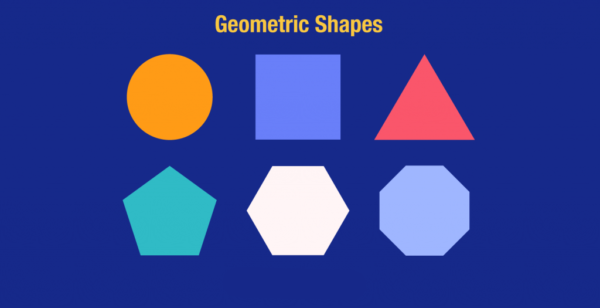
#> input picture lab5/XLA_lab5/geometric.png, 600 x 308 px
$ jupyter execute --allow-errors 'ĐoànHoàngQuân.2374802010412.ipynb'   (shell and % lines are left out)
#> lines starting #> are read from the running program, lines starting #| are printed output that depends on the picture; after the words box and inside, x2 and y2 are one past the last pixel; in counts of white or black regions, pixels touching at a corner belong together
THỰC HÀNH 5: XÁC ĐỊNH ĐỐI TƯỢNG TRONG ẢNH

1. CÀI ĐẶT THƯ VIỆN

2. VIẾT CHƯƠNG TRÌNH GÁN NHÃN ẢNH

2.1 Gán nhãn ảnh

[cell 1]
from PIL import Image
import numpy as np
import imageio.v2 as iio
import scipy.ndimage as nd
from skimage.morphology import label
from skimage.measure import regionprops
import matplotlib.pylab as plt
import matplotlib.patches as mpatches
from skimage.filters.thresholding import threshold_otsu

data = Image.open('geometric.png').convert('L')
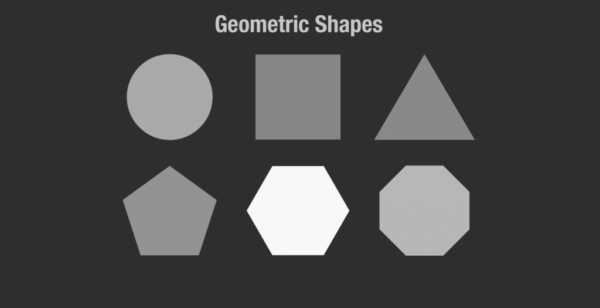
#> data: PIL image 600x308 L; min 45, max 248, mean 72.1
a = np.asarray(data)
# performing Otsu's thresholding
thres = threshold_otsu(a)
#> thres = 109
# pixels with intensity greater than threshold are kept
b = a > thres
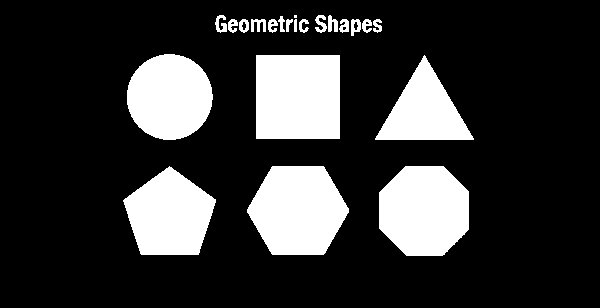
#> b: shape (308, 600) bool; 20.5% white; 22 white regions (1 under 20 px)
# labelling is performed on b
c = label(b)
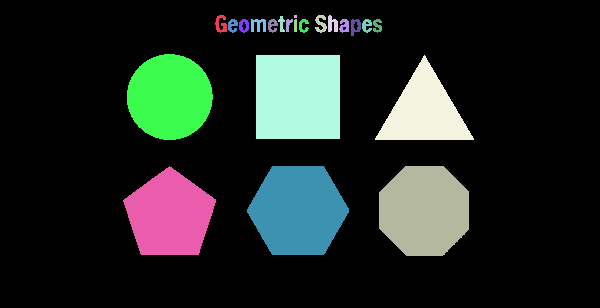
#> c: shape (308, 600) int32; 23 distinct labels, from 0 to 22; one colour per label, 0 black
cl = Image.fromarray((c * (255 // c.max())).astype(np.uint8))
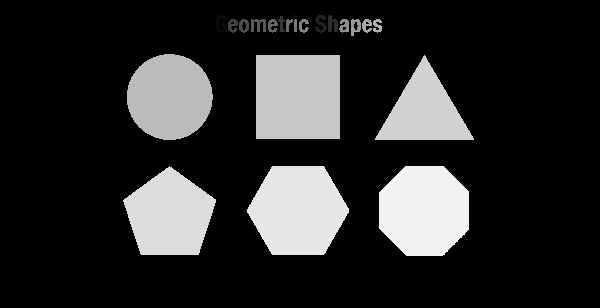
#> cl: PIL image 600x308 L; min 0, max 242, mean 43.2
iio.imsave('label_output.jpg', cl)
# on the labelled image c, regionprops is performed
properties = ['Area', 'Centroid', 'BoundingBox']
d = regionprops(c)
#> d = 22 regions; largest, box (x1, y1, x2, y2) and area: (256, 55, 340, 139) 7056, (247, 166, 349, 255) 6907, (379, 166, 469, 256) 6701, (127, 54, 213, 140) 5786, (123, 166, 216, 255) 5757
# the following command creates an empty plot of
# dimension 6 inch by 6 inch
fig, ax = plt.subplots(ncols=1, nrows=1, figsize=(6, 6))
ax.imshow(c, cmap='YlOrRd')

for i in d:
    lr, lc, ur, uc = i['BoundingBox']
    rec_width = uc - lc
    rec_height = ur - lr
    # Rectangular boxes with origin at (lr,lc) are drawn
    rect = mpatches.Rectangle((lc, lr), rec_width, rec_height, fill=False,
                              edgecolor='black', linewidth=2)

    ax.add_patch(rect)
#> this loop made 22 passes
#> (lr, lc, ur, uc, rec_width, rec_height) on passes 1 to 12: (15, 215, 33, 227, 12, 18), (15, 294, 18, 297, 3, 3), (15, 315, 33, 327, 12, 18), (15, 328, 32, 338, 10, 17), (16, 278, 32, 285, 7, 16), (19, 228, 33, 238, 10, 14), (19, 239, 33, 249, 10, 14), (19, 251, 32, 266, 15, 13), (19, 268, 33, 278, 10, 14), (19, 286, 32, 293, 7, 13), (19, 294, 32, 297, 3, 13), (19, 299, 33, 309, 10, 14)
plt.show()

2.2 Dò tìm cạnh theo chiều dọc

[cell 2]
from PIL import Image
import numpy as np
import imageio.v2 as iio
import scipy.ndimage as nd
from skimage.morphology import label
from skimage.measure import regionprops
import matplotlib.pylab as plt
import matplotlib.patches as mpatches
from skimage.filters.thresholding import threshold_otsu

data = Image.open('geometric.png').convert('L')
bmg =  abs(data - nd.shift(data, (0, 1), order=0))
plt.imshow(bmg)
plt.show()

2.3 Dò tìm cạnh với Sobel Filter

[cell 3]
from PIL import Image
import numpy as np
import imageio.v2 as iio
import scipy.ndimage as nd
from skimage.morphology import label
from skimage.measure import regionprops
import matplotlib.pylab as plt
import matplotlib.patches as mpatches
from skimage.filters.thresholding import threshold_otsu

data = Image.open('geometric.png')
#> data is the input picture: PIL image 600x308 RGBA; mean R, G, B, A 53.8, 67.2, 147.4, 255
a = nd.sobel(data, axis=0)
b = nd.sobel(data, axis=1)
#> b: shape (308, 600, 4)
bmg = abs(a) + abs(b)
#> bmg: shape (308, 600, 4)
plt.imshow(bmg)
plt.show()

2.4 Xác định góc của đối tượng

[cell 4]
from PIL import Image
import numpy as np
import imageio.v2 as iio
import scipy.ndimage as nd
from skimage.morphology import label
from skimage.measure import regionprops
import matplotlib.pylab as plt
import matplotlib.patches as mpatches
from skimage.filters.thresholding import threshold_otsu

def Harris(indata, alpha=0.2):
#> called with alpha = 0.2
    x = nd.sobel(indata, 0)
    y = nd.sobel(indata, 1)
    xl = x ** 2
    yl = y ** 2
    xy = x * y
    xy = abs(x * y)
    xl = nd.gaussian_filter(xl,3)
    yl = nd.gaussian_filter(yl,3)
    xy = nd.gaussian_filter(xy,3)

    detC = xl * yl - 2 * xy
    trC = xl + yl
    R = detC - alpha * trC**2
    return R

data = Image.open('geometric.png')
bmg = Harris(data)
plt.imshow(bmg)
plt.show()
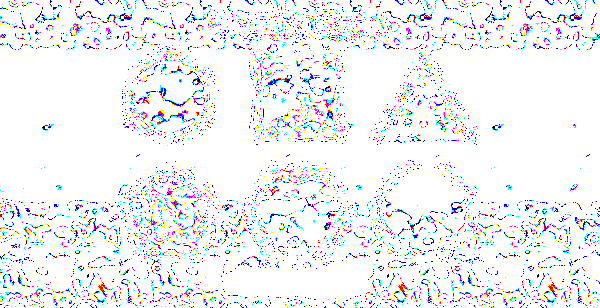
#> shown: shape (308, 600, 4) float64; mean R, G, B, A 0.918, 0.918, 0.917, 0.918; transparent parts drawn white

2.5 Dò tìm hình dạng cụ thể trong ảnh với Hough Transform

2.5.1 Dò tìm đường thẳng trong ảnh

[cell 5]
import numpy as np
import cv2
import imageio.v2 as iio
import scipy.ndimage as nd
from skimage.morphology import label
from skimage.measure import regionprops
import matplotlib.pylab as plt
import matplotlib.patches as mpatches
from skimage.filters.thresholding import threshold_otsu

def LineHough(data, gamma):
#> called with gamma = 0.5
    V, H = data.shape
    R = int(np.sqrt(V * V + H * H))
    ho = np.zeros((R, 90), float)   #Hough space
    w = data + 0
    ok = 1
    theta = np.arange(90)/180.0 * np.pi
    tp = np.arange(90).astype(float)
    while ok:
        mx = w.max()
        if mx < gamma:
            ok = 0
        else:
            v,h = divmod(w.argmax(), H)
            y = V - v
            x = h
            rh = x * np.cos(theta) + y * np.sin(theta)
            for i in range(len(rh)):
                if 0 <= rh[i] < R and 0 <= tp[i] < 90:
                    ho[int(rh[i]), int(tp[i])] += mx
            w[v,h] = 0
    return ho

data = np.zeros((256, 256))
data[128, 128] = 1
bmg = LineHough(data, 0.5)
plt.imshow(bmg)
plt.show()

2.5.2 Dò tìm đường tròn trong ảnh

[cell 6]
from PIL import Image
import numpy as np
import cv2
import imageio.v2 as iio
import scipy.ndimage as nd
from skimage.morphology import label
from skimage.measure import regionprops
import matplotlib.pyplot as plt
import matplotlib.patches as mpatches
from skimage.feature import corner_harris, corner_peaks
from skimage.color import rgb2gray

# Đọc ảnh
#> (the rest of this cell did not finish here and is left out)

2.6 Image matching

[cell 7]
import cv2
import numpy as np
import matplotlib.pyplot as plt

# Đọc hai ảnh grayscale
img1 = cv2.imread('geometric.png', cv2.IMREAD_GRAYSCALE)
#> img1: shape (308, 600); min 45, max 248, mean 71.9
img2 = cv2.imread('label_output.jpg', cv2.IMREAD_GRAYSCALE)

#Phát hiện điểm góc bằng Harris Corner
def harris_corners(img):
    gray = np.float32(img)
    dst = cv2.cornerHarris(gray, blockSize=2, ksize=3, k=0.04)
    dst = cv2.dilate(dst, None)
    corners = np.argwhere(dst > 0.01 * dst.max())
#> corners = 2068 pairs, first value 14 to 256, second value 122 to 476
    return corners

corners1 = harris_corners(img1)
#> corners1 has the same summary as corners in harris_corners
corners2 = harris_corners(img2)
#> in harris_corners (call 2), `dst = cv2.dilate(dst, None)`:
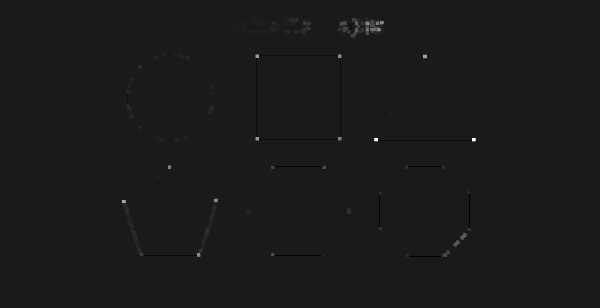
#> dst: shape (308, 600) float32; min -34297420, max 294061408, mean 346530.2; drawn with min black and max white
#> in harris_corners (call 2), `corners = np.argwhere(dst > 0.01 * dst.max())`: corners = 2492 pairs, first value 18 to 257, second value 121 to 476
#> corners2 has the same summary as corners in harris_corners

#Trích xuất patch hình vuông quanh mỗi điểm góc
def extract_patches(img, corners, patch_size=11):
#> called with corners = array of shape (2068, 2), patch_size = 11
    half = patch_size // 2
    descriptors = []
    valid_points = []
    for y, x in corners:
        if y-half >= 0 and y+half < img.shape[0] and x-half >= 0 and x+half < img.shape[1]:
            patch = img[y-half:y+half+1, x-half:x+half+1]
            descriptors.append(patch.flatten())
            valid_points.append((y, x))
#> this loop made 2068 passes
#> (y, x) on passes 1 to 3: (14, 293), (14, 294), (14, 295)
#> after the loop, descriptors = 2068 items; valid_points = 2068 pairs, first value 14 to 256, second value 122 to 476
    return np.array(descriptors), valid_points

desc1, pts1 = extract_patches(img1, corners1)
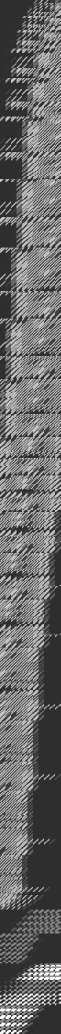
#> desc1: shape (2068, 121) (shown at 1/2 size); min 45, max 248, mean 105.6
#> pts1 has the same summary as valid_points in extract_patches
desc2, pts2 = extract_patches(img2, corners2)
#> the loop in extract_patches (call 2), `for y, x in corners:` made 2492 passes
#> (y, x) on passes 1 to 3: (18, 251), (18, 252), (18, 253)
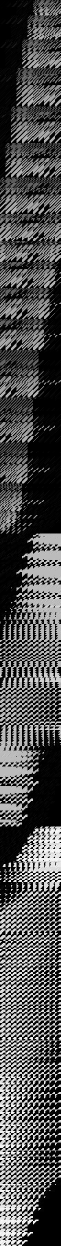
#> desc2: shape (2492, 121) (shown at 1/2 size); min 0, max 255, mean 79.9
#> pts2 has the same summary as corners in harris_corners

#So sánh mô tả đặc trưng bằng khoảng cách Euclidean
matches = []
for i, d1 in enumerate(desc1):
    distances = np.linalg.norm(desc2 - d1, axis=1)
    best_match = np.argmin(distances)
    matches.append((pts1[i], pts2[best_match]))
#> this loop made 2068 passes
#> best_match on passes 1 to 3: 437, 437, 355
#> after the loop, matches = 2068 items

#Hiển thị kết quả nối điểm tương đồng
def draw_matches(img1, img2, matches):
    h1, w1 = img1.shape
#> h1 = 308; w1 = 600
    h2, w2 = img2.shape
#> h2 = 308; w2 = 600
    new_img = np.zeros((max(h1, h2), w1 + w2), dtype=np.uint8)
    new_img[:h1, :w1] = img1
    new_img[:h2, w1:] = img2
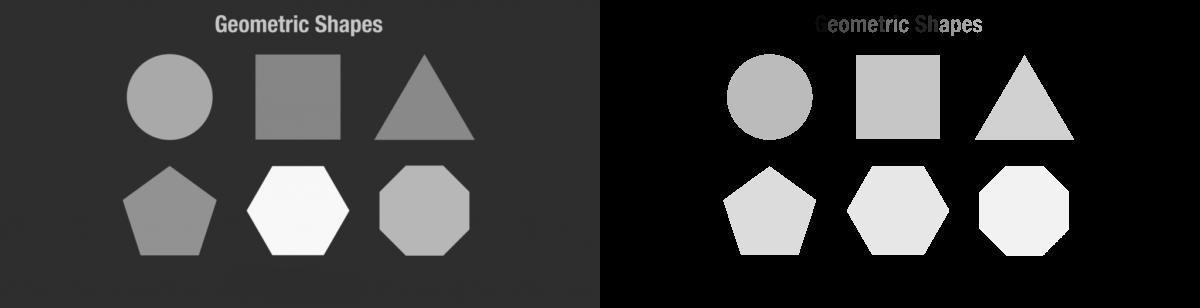
#> new_img: shape (308, 1200); min 0, max 255, mean 57.6

    plt.figure(figsize=(10, 6))
    plt.imshow(new_img, cmap='gray')
    for (y1, x1), (y2, x2) in matches:
        plt.plot([x1, x2 + w1], [y1, y2], 'r', linewidth=0.5)
        plt.plot(x1, y1, 'bo')
        plt.plot(x2 + w1, y2, 'go')
#> this loop made 2068 passes
#> (y1, x1, y2, x2) on passes 1 to 3: (14, 293, 25, 291), (14, 294, 25, 291), (14, 295, 24, 243)
    plt.axis('off')
    plt.title('Matched Points')
    plt.show()
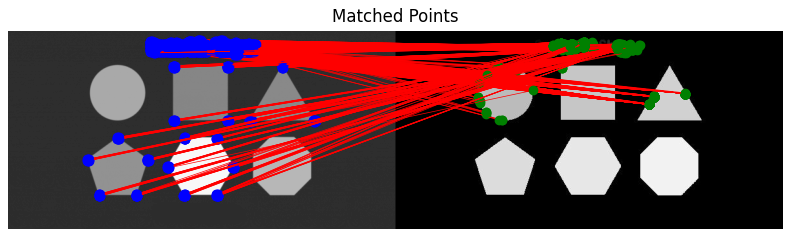
#> figure drawn by matplotlib, 1 panel

draw_matches(img1, img2, matches)
